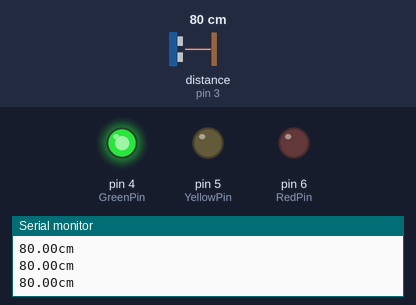
A sketch run on a simulated Arduino Uno, built with avr-gcc and run on an emulated ATmega328P. Parts: output pins drawn as LEDs (lit = HIGH), the last lines printed to the serial monitor. Wiring (inferred from the names in the program): ultrasonic range finder: trigger pin 2; echo pin 3. The test bench sets the inputs (shaded band); at power-on: distance to the obstacle (sensor on pin 3) 80 cm. The echo pulse lasts 58.3 µs per cm; pins used as bus, display or sensor lines are not drawn.

Above: at 1.2 s.
1.3 s: distance to the obstacle (sensor on pin 3) set to 56 cm
4.3 s: distance to the obstacle (sensor on pin 3) set to 48 cm
At 4.45 s:
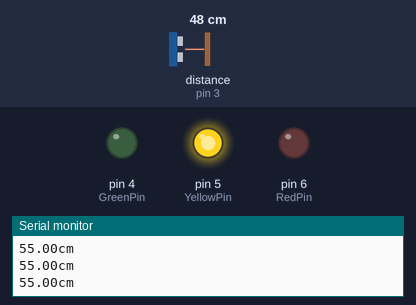
7.3 s: distance to the obstacle (sensor on pin 3) set to 2 cm
At 7.35 s:
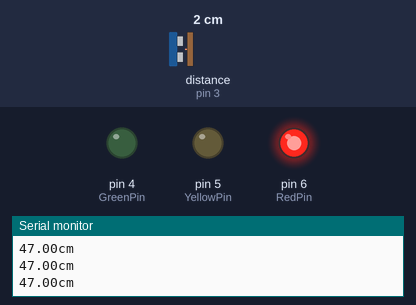
10.3 s: distance to the obstacle (sensor on pin 3) set to 35 cm
At 10.49 s:
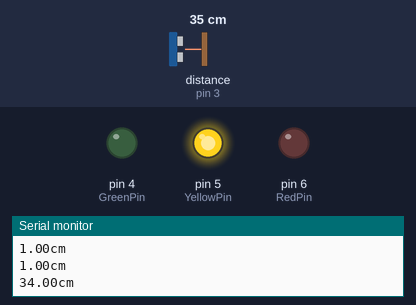
13.3 s: distance to the obstacle (sensor on pin 3) set to 4 cm
At 13.47 s:
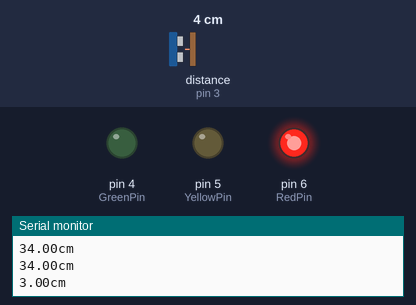
Timing chart, 0 to 16.3 s (numbered marks = the images above; inputs shaded):
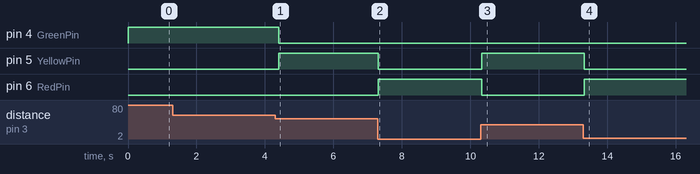

The sketch:

leida.ino
```cpp
const int TrigPin = 2;
const int EchoPin = 3;
const int GreenPin = 4;
const int YellowPin = 5;
const int RedPin = 6;
float cm;

void setup()
{ Serial.begin(9600);
  pinMode(TrigPin, OUTPUT);
  pinMode(EchoPin, INPUT);
  pinMode(GreenPin, OUTPUT);
  pinMode(YellowPin, OUTPUT);
  pinMode(RedPin, OUTPUT);
}

void loop()
{ digitalWrite(TrigPin, LOW); //低高低电平发一个短时间脉冲去TrigPin
  delayMicroseconds(2);
  digitalWrite(TrigPin, HIGH);
  delayMicroseconds(10);
  digitalWrite(TrigPin, LOW);
  cm = pulseIn(EchoPin, HIGH) / 58; //将回波时间换算成cm
  cm = (int(cm * 100)) / 100; //保留两位小数
  if (cm < 10)
    {digitalWrite(RedPin, HIGH);
     delay(100);
     digitalWrite(RedPin, LOW);
      }
  else if (cm > 10 && cm < 50)
    {digitalWrite(YellowPin, HIGH);
     delay(100);
     digitalWrite(YellowPin, LOW);
      }
  else if (cm > 50)
    {digitalWrite(GreenPin, HIGH);
     delay(100);
     digitalWrite(GreenPin, LOW);
      }
  Serial.print(cm);
  Serial.print("cm");//串口输出
  Serial.println();
}
```

Measured:
- the behaviour switches between 51 and 50 cm on distance to the obstacle (sensor on pin 3) (found by bisection; images 0 and 1)
- after the input at 4.3 s, pin 4 (GreenPin): HIGH → LOW after 0.10 s; pin 5 (YellowPin): LOW → HIGH after 0.10 s
- after the input at 7.3 s, pin 5 (YellowPin): HIGH → LOW at once; pin 6 (RedPin): LOW → HIGH at once
- after the input at 10.3 s, pin 5 (YellowPin): LOW → HIGH at once; pin 6 (RedPin): HIGH → LOW at once
- after the input at 13.3 s, pin 5 (YellowPin): HIGH → LOW at once; pin 6 (RedPin): LOW → HIGH at once
